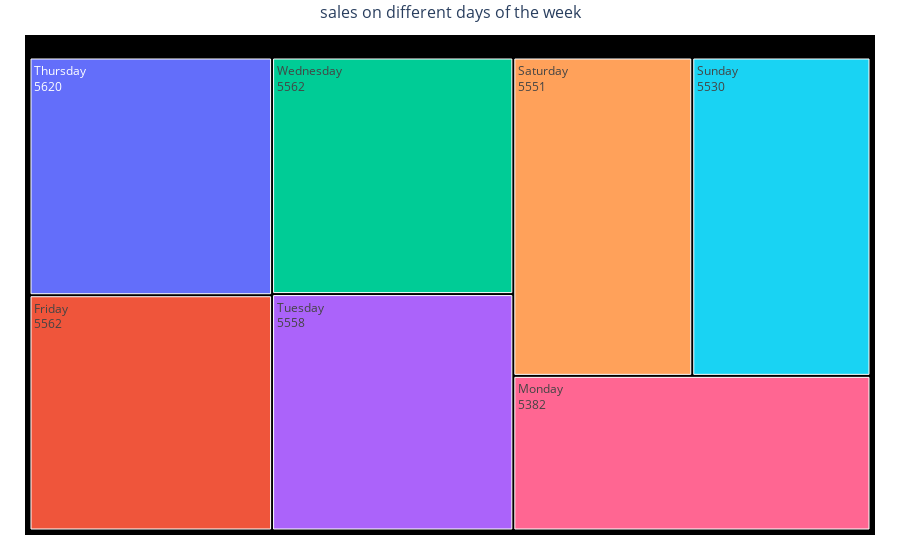

The notebook cell this image was saved under:
### Code cell
fig1=px.treemap(day,path=['day_of_the_week'],values='count')
fig1.update_layout(title_text='sales on different days of the week',title_x=0.5,margin=dict(r=25,l=25,b=25,t=35), title_font = dict(size = 16),
    height =400)
fig1.update_traces(textinfo="label+value",root_color='black')
fig1.show()

### Figure 1 — Plotly figure (JSON) as saved in the notebook; plotly's stock layout.template omitted (floating-point values rounded to 4 significant figures)
{"data": [{"branchvalues": "total", "domain": {"x": [0, 1], "y": [0, 1]}, "hovertemplate": "labels=%{label}<br>count=%{value}<br>parent=%{parent}<br>id=%{id}<extra></extra>", "ids": ["Friday", "Monday", "Saturday", "Sunday", "Thursday", "Tuesday", "Wednesday"], "labels": ["Friday", "Monday", "Saturday", "Sunday", "Thursday", "Tuesday", "Wednesday"], "name": "", "parents": ["", "", "", "", "", "", ""], "root": {"color": "black"}, "textinfo": "label+value", "type": "treemap", "values": [5562, 5382, 5551, 5530, 5620, 5558, 5562]}], "layout": {"autosize": true, "legend": {"tracegroupgap": 0}, "margin": {"b": 25, "l": 25, "r": 25, "t": 35}, "title": {"font": {"size": 16}, "text": "sales on different days of the week", "x": 0.5}}}
